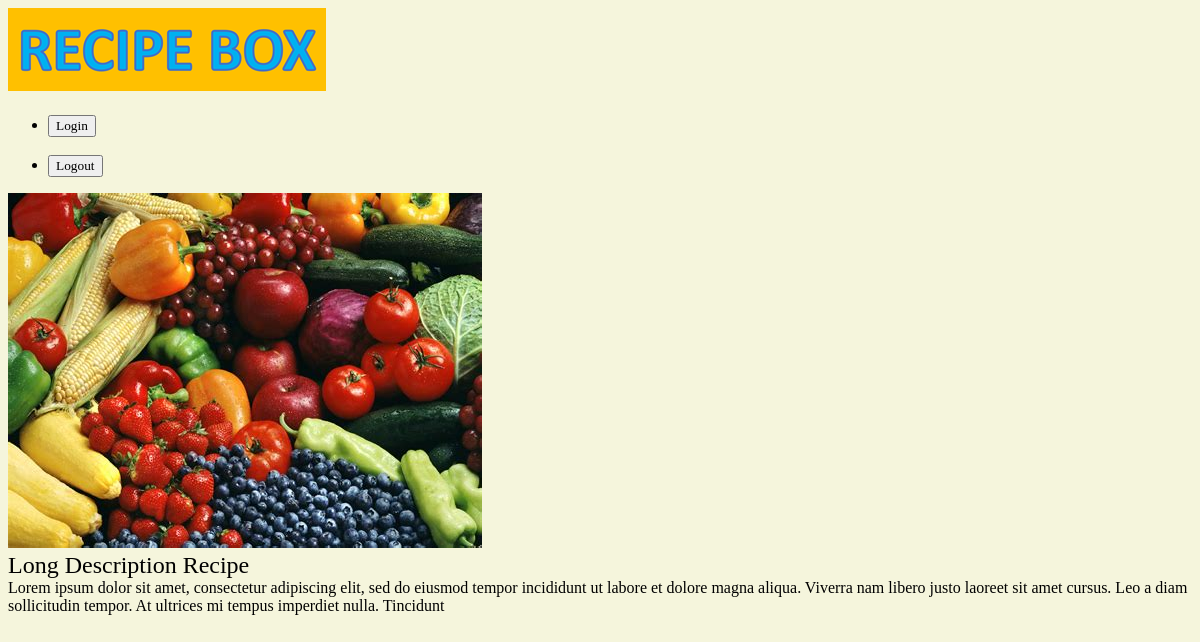
/recipes/long-description-recipe/, run on the app's committed database.
### recipes/models.py (models this page shows, shortened)
class Recipe(models.Model):
    user = models.ForeignKey(settings.AUTH_USER_MODEL, on_delete=models.CASCADE, default='1',)
    title = models.CharField(max_length=120)
    description = models.TextField(blank=True, null=True, max_length=255)
    directions = models.TextField(blank=True, null=True,)
    timestamp = models.DateTimeField(auto_now_add=True) # automatically input time when record is created
    updated = models.DateTimeField(auto_now=True)
    slug = models.SlugField()
    thumb = models.ImageField(default='default.png', blank=True)

### recipes/views.py (the view)
# urls.py: path('<slug:slug>/', views.recipe_detail_view, name='detail'),
def recipe_detail_view(request, slug):
    recipe = Recipe.objects.get(slug=slug)
    return render(request, 'recipes/recipe_detail_view.html', {'recipe':recipe } )

### recipes/templates/recipes/recipe_detail_view.html (shortened to what this page needs)
{% extends 'base.html' %}
{% block content %}
<div class='recipe-detail'>
    <div class='recipe'>
        <img src="{{ recipe.thumb.url }}"/>
        <h2>{{ recipe.title }} </h2>
        <h4>{{ recipe.description }}</h4>
    </div>
</div>
{% endblock content %}

### assets/styles.css (style rules this page uses)
body { background-color: beige; background-repeat: no-repeat; color: #000; }
body * { font-family: Ubuntu; }
h1, h2, h3, h4, h5 { font-weight: normal; margin: 0; }

### data on the page
Recipe: thumb (picture), title "Long Description Recipe", description "Lorem ipsum dolor sit amet, consectetur adipiscing elit, sed do eiusmod tempor incididunt ut labore et dolore magna aliqua. Viverra nam libero justo laoreet sit amet cursus. Leo a diam sollicitudin tempor. At ultrices mi tempus imperdiet nulla. Tincidunt"
